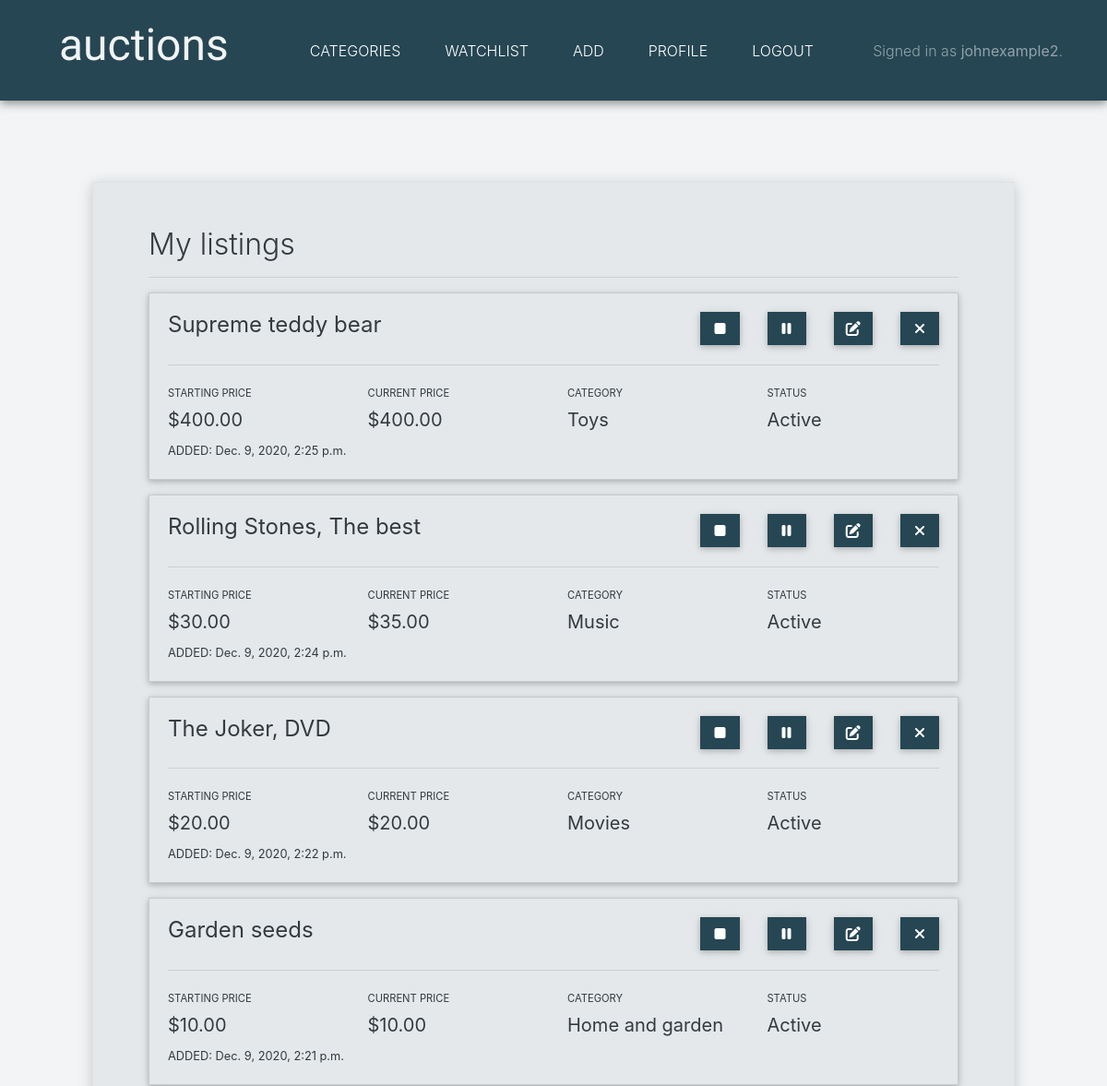
The app's page /profile/view/mylistings (signed in, upper part), older data.
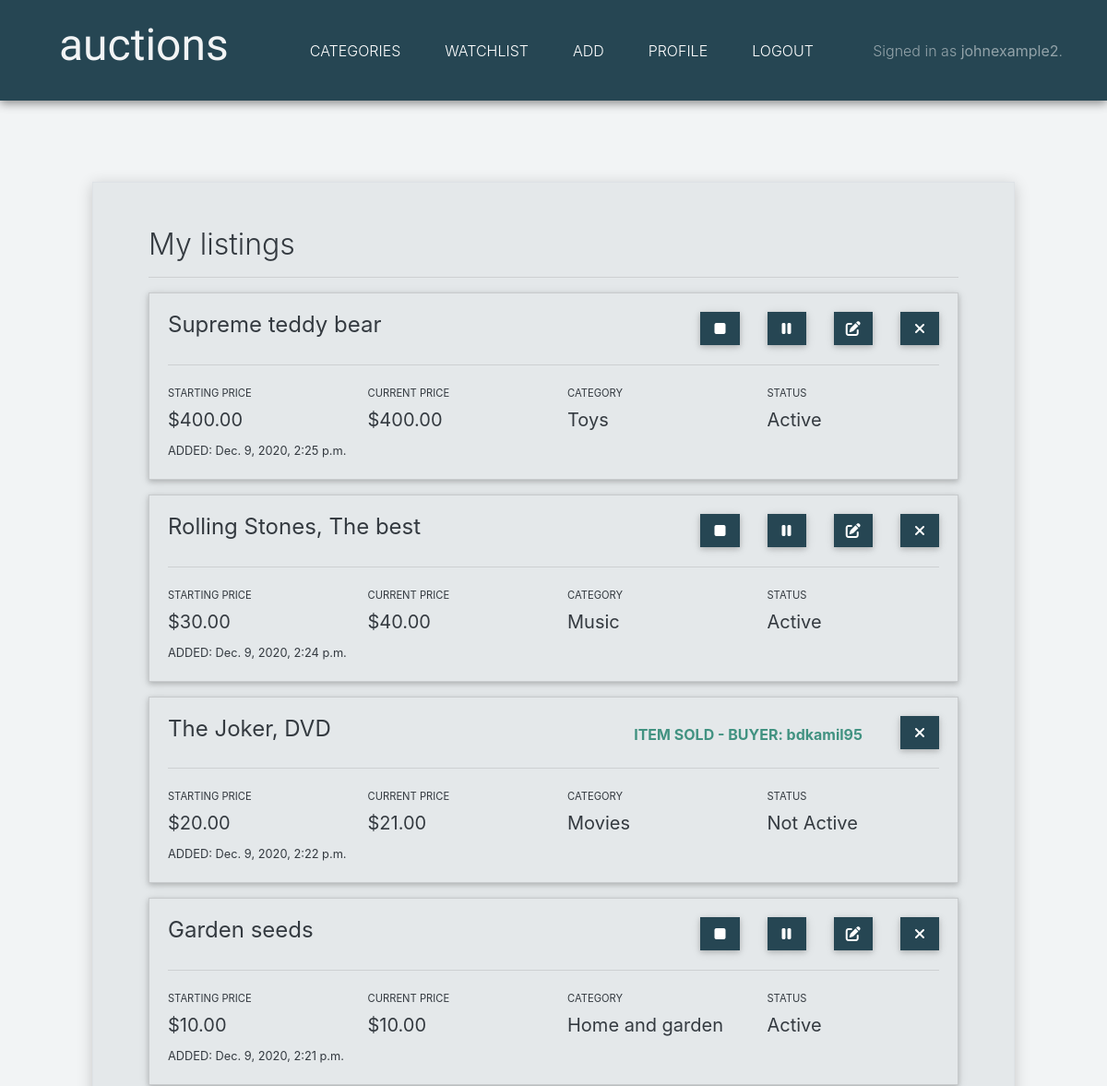
The same page, newer data.
### auctions/models.py (models this page shows, shortened)
class Listing(models.Model):
    title = models.CharField(max_length=30)
    description = models.CharField(max_length=500)
    starting_price = models.FloatField()
    current_price = models.FloatField(blank=True, null=True)
    photo = models.ImageField(upload_to='listing_images', default='default.jpg')
    user = models.ForeignKey(User, on_delete=models.CASCADE)
    category = models.ForeignKey(Category, on_delete=models.CASCADE)
    date_added = models.DateTimeField(default=timezone.now)
    active = models.BooleanField(default=True)
    winner = models.CharField(max_length=30, blank=True, null=True)
    def get_status(self):
        if self.active == 1:
            return "active"
        else:
            return "not active"
    def get_winner_username(self):
        if self.winner:
            user = User.objects.get(id=self.winner)
            username = user.username
            return username

class User(AbstractUser):
    pass

### auctions/views.py (the view)
# urls.py: path("profile/view/mylistings", views.listings_view, name="listings_view"),
@login_required
def listings_view(request):
    logged_user = request.user
    user_id = logged_user.id
    listings = Listing.objects.filter(user_id=user_id).order_by('-date_added')
    categories = Category.objects.all().order_by('name')
    return render(request, "auctions/listings_view.html", {
        "listings": listings,
        "categories": categories
    })

### auctions/templates/auctions/listings_view.html (shortened to what the changed rows need)
{% extends "auctions/layout.html" %}
{% block body %}
    <div class="listings-panel animated slideInDown border mt-5">
        <div><h2>My listings</h2></div>
        {% for listing in listings %}
        <div class="pb-3">
            <div class="card" style="border-radius: 0; background-color: #E4E8EA;">
                <div class="card-body">
                    <div class="row">
                        <div class="col">
                            <h4 class="card-title">{{ listing.title }}</h4>
                        </div>
                        {% if not listing.winner %}
                            <div class="col-1">
                                <form action="{% url 'listing_end' %}" method="POST">
                                    <button type="submit" class="btn btn-info button-custom btn-block"><i class="fas fa-stop"></i></button>
                                </form>
                            </div>
                            <div class="col-1">
                                {% if listing.active == 1 %}
                                <form action="{% url 'listing_deactivate' %}" method="POST">
                                    <button type="submit" class="btn btn-info button-custom btn-block"><i class="fas fa-pause"></i></button>
                                </form>
                                {% else %}
                                <form action="{% url 'listing_activate' %}" method="POST">
                                    {% csrf_token %}
                                    <input name="listing_id" value="{{ listing.id }}" hidden>
                                    <button type="submit" class="btn btn-info button-custom btn-block"><i class="fas fa-play"></i></button>
                                </form>
                                {% endif %}
                            </div>
                            <div class="col-1">
                                <a href="{% url 'change_password' %}" role="button" class="btn btn-info button-custom btn-block"><i class="fas fa-edit"></i></a>
                            </div>
                        {% else %}
                            <div class="col-4">
                                <div class="pt-2" style="color: #419281;" id="winnerOutput"><strong>ITEM SOLD - BUYER: {{ listing.get_winner_username }}</strong></div>
                            </div>
                        {% endif %}
                        <div class="col-1">
                            <form action="{% url 'listing_delete' %}" method="POST">
                                <button type="submit" class="btn btn-info button-custom btn-block"><i class="fas fa-times"></i></button>
                            </form>
                        </div>
                    </div>
                    <hr>
                    <div class="row">
                        <div class="col">
                            <label class="form-input-label" for="startingPriceOutput">STARTING PRICE</label>
                            <div id="startingPriceOutput">
                                <h5>${{ listing.starting_price }}0</h5>
                            </div>
                        </div>
                        <div class="col">
                            <label class="form-input-label" for="currentPriceOutput">CURRENT PRICE</label>
                            <div id="currentPriceOutput">
                                <h5>${{ listing.current_price }}0</h5>
                            </div>
                        </div>
                        <div class="col">
                            <label class="form-input-label" for="categoryOutput">CATEGORY</label>
                            <div id="categoryOutput">
                                <h5>
                                {% for category in categories %}
                                    {% if category.id == listing.category_id %}
                                        {{category.name}}
                                    {% endif %}
                                {% endfor %}
                                </h5>
                            </div>
                        </div>
                        <div class="col">
                            <label class="form-input-label" for="statusOutput">STATUS</label>
                            <div id="statusOutput">
                                <h5>{{ listing.get_status|title }}</h5>
                            </div>
                        </div>
                    </div>
                    <div class="row">
                        <div class="col">
                            <small>ADDED: {{ listing.date_added }}</small>
                        </div>
                    </div>
                </div>
            </div>
        </div>
        {% endfor %}
    </div>
{% endblock %}

Row changes from the older to the newer data that the page shows:
changed Listing "Rolling Stones, The best": current_price "35.0" → "40.0"
changed Listing "The Joker, DVD": winner empty → "6" (drawn); get_winner_username (not shown) → "bdkamil95"; current_price "20.0" → "21.0"; get_status "Active" → "Not Active"
